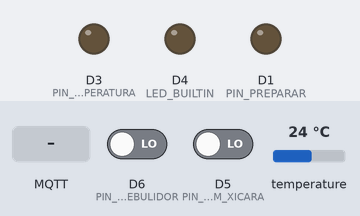
A sketch run on a simulated ESP8266 (NodeMCU). On the bench: output pins drawn as LEDs (lit = HIGH, except the on-board LED, lit = LOW). Inputs (shaded band) come from the test bench; at power-on: D6 (PIN_TIMEOUT_EBULIDOR) LOW, D5 (PIN_SEM_XICARA) LOW, temperature 24 °C. WiFi joins after 1.5 s; servers stay silent unless stated; the local clock reads 2024-03-15 10:24:30 at power-on unless the sketch sets it; storage starts empty; no MQTT or app messages arrive unless stated; not simulated (calls return 0 or success): MqttCredentials.h; names the files do not define were given values by the test bench: MQTT_PORT = 1883; what the sketch prints to the serial monitor is not drawn.

Above: at 2.29 s.
3.3 s: MQTT message "G" arrives on the first subscribed topic
At 4.5 s:
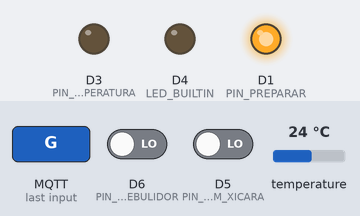
6.3 s: D6 (PIN_TIMEOUT_EBULIDOR) driven HIGH
At 8.6 s:
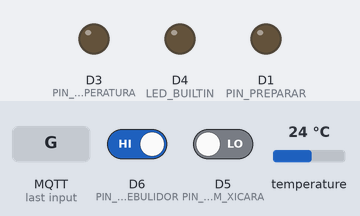
12.3 s: MQTT message "1" arrives on the first subscribed topic
At 16.2 s:
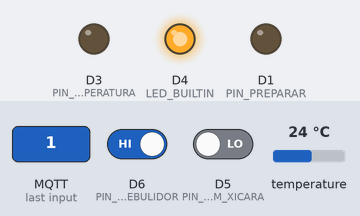
Timing chart, 0 to 16.3 s (numbered marks = the images above; inputs shaded):
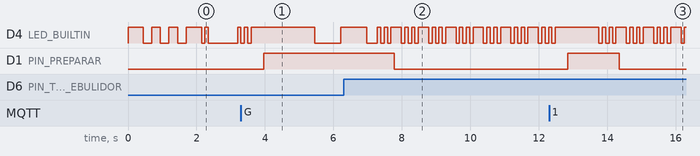

Measured:
- after the input at 3.3 s, D1 (PIN_PREPARAR): LOW → HIGH after 0.67 s
- after the input at 6.3 s, D1 (PIN_PREPARAR): HIGH → LOW after 1.5 s
- after the input at 12.3 s, D1 (PIN_PREPARAR): LOW → HIGH after 0.55 s, → LOW 1.5 s later
- by itself, D4 (LED_BUILTIN): repeats every 0.80 s: 2 × (HIGH 0.10 s, LOW 0.10 s), HIGH 0.30 s, LOW 0.10 s

The sketch:

policoffee.ino
```cpp
#include "MqttCredentials.h"
#include <ESP8266WiFi.h>
#include <PubSubClient.h>
#include <SoftwareSerial.h>
#include <time.h>
#include <TZ.h>
#include <FS.h>
#include <LittleFS.h>
#include <CertStoreBearSSL.h>
#include <OneWire.h>
#include <DallasTemperature.h>


#define BAUD_RATE 9600
#define PIN_PREPARAR D1
#define PIN_TX D2
#define PIN_FIM_TEMPERATURA D3
#define PIN_PODE_CONTINUAR D8
#define PIN_SEM_XICARA D5
#define PIN_TIMEOUT_EBULIDOR D6
#define PIN_SENSOR_TEMPERATURA D7

#define PIN_RX 255
#define TEMPERATURA_ALVO 95
#define DELAY_PREPARACAO 200 // ms
#define MAX_PAYLOAD_SIZE 32

#define BIG_COFFEE_MODE 'G'
#define SMALL_COFFEE_MODE 'M'
#define TOPICO_INICIAR "malcong/inicio"
#define TOPICO_FINALIZADO "malcong/finalizado"
#define TOPICO_ERRO "malcong/erro"
#define TOPICO_RESET "malcong/reset"
#define LOGS_TOPIC "malcong/logs"
#define LED_BLINK_INTERVAL 500 // ms

#include <string>

const char *ssid = WIFI_SSID;
const char *password = WIFI_PASS;
const char *mqtt_server = MQTT_HOST;

BearSSL::CertStore certStore;

WiFiClientSecure espClient;
PubSubClient client(espClient);
SoftwareSerial softSerial(PIN_RX, PIN_TX);
OneWire oneWire(PIN_SENSOR_TEMPERATURA);
DallasTemperature sensorTemperatura(&oneWire);
DeviceAddress endereco_temp;

unsigned long previousMillis = 0;
bool ledState = false;

void setup_wifi();
void setDateTime();
void callback(char *topic, byte *payload, unsigned int length);
void reconnect();
void logger(String log);

enum EstadoCafe
{
    AGUARDANDO,
    INICIO,
    PREPARANDO,
    MONITORANDO_TEMPERATURA,
    FINALIZADO,
    ERRO
};

enum TipoErro {
    SEM_AGUA = 'A',
    SEM_XICARA = 'X',
    TIMEOUT_EBULIDOR = 'E',

    SEM_ERRO = '0'
};

class ControladorCafe
{
private:
    EstadoCafe estadoAtual;
    unsigned long previousTempMeasurementMillis = 0;
    unsigned long delayTempMeasurementMillis = 2000; // 2s
    char tamanho[2] = {'A', 'B'};
    TipoErro erro;
public:
    ControladorCafe()
    {
        estadoAtual = AGUARDANDO;

        // Configura os pinos

        pinMode(PIN_SEM_XICARA, INPUT);
        pinMode(PIN_PREPARAR, OUTPUT);
        pinMode(PIN_FIM_TEMPERATURA, OUTPUT);

        // Estado inicial dos pinos de saída
        digitalWrite(PIN_PREPARAR, LOW);
        digitalWrite(PIN_FIM_TEMPERATURA, LOW);

        digitalWrite(LED_BUILTIN, HIGH); // LED starts off (HIGH is off for ESP8266)
    }

    void inicia(char tamanhop)
    {
        logger("validando tamanho");
        logger("iniciando");
        estadoAtual = INICIO;
        Serial.print("Iniciando com tamanho: ");
        Serial.println(tamanho);
        tamanho[0] = tamanhop == 'G' ? 'G' : 'P';

    }

    void reset() {
      digitalWrite(PIN_PREPARAR, LOW);
      estadoAtual = AGUARDANDO;
    }

    void loop()
    {
        bool comecou;
        unsigned long currentMillis;
        setLEDState(); // Update LED state based on current state

        switch (estadoAtual)
        {
        case AGUARDANDO:
            digitalWrite(PIN_PREPARAR, LOW);
            break;

        case INICIO:
            iniciaPreparo();
            delay(DELAY_PREPARACAO);

            softSerial.write(tamanho[0]);
            Serial.print("Escrevendo serial: ");
            Serial.println(tamanho[0]);
            delay(500);
            comecou = verificaCondicoesPreparo();

            if (comecou) {
              logger("tudo certo, monitorando temp");
              estadoAtual = MONITORANDO_TEMPERATURA;
            } else { // FPGA retornou erro
              logger("deu ruim");
              estadoAtual = ERRO;
            }
            break;

        case MONITORANDO_TEMPERATURA:
            if (verificaTimeoutEbulidor()) {
                estadoAtual = ERRO;
            }
            else {
                sensorTemperatura.requestTemperatures();

                if (!sensorTemperatura.getAddress(endereco_temp,0)) {
                    logger("SENSOR NAO CONECTADO");
                } else {
                    currentMillis = millis();
                    // Só mede se passou o tempo
                    if (currentMillis - previousTempMeasurementMillis >= delayTempMeasurementMillis) {
                        previousTempMeasurementMillis = currentMillis;

                        if (atingiuTemperaturaAlvo()) {
                            setFimTemperatura();
                            estadoAtual = FINALIZADO;
                            digitalWrite(PIN_PREPARAR, LOW);
                        }
                    }
                }
            }
            break;

        case FINALIZADO:
            digitalWrite(PIN_PREPARAR, LOW);
            publicaFinalizado();
            delay(DELAY_PREPARACAO);
            resetSinaisDeControle();
            estadoAtual = AGUARDANDO;
            break;
        case ERRO:
            publicaErro();
            estadoAtual = AGUARDANDO;
            erro = SEM_ERRO;
            break;
        }

    }

    void blinkLED() {
        unsigned long currentMillis = millis();
        if (currentMillis - previousMillis >= LED_BLINK_INTERVAL) {
            previousMillis = currentMillis;
            ledState = !ledState;
            digitalWrite(LED_BUILTIN, ledState);
        }
    }

private:
    void publicaFinalizado() {
        client.publish(String(TOPICO_FINALIZADO).c_str(), String("finalizado").c_str());
    }
    bool atingiuTemperaturaAlvo() {
        float temperatura = sensorTemperatura.getTempC(endereco_temp);
        logger("Temperatura = ");
        logger(String(temperatura));
        Serial.println("Temperatura = ");
        Serial.print(String(temperatura));
        return temperatura >= TEMPERATURA_ALVO;
    }

    void setLEDState() {
        switch (estadoAtual) {
            case AGUARDANDO:
             // Quick triple flash
                delay(200);
                for(int i = 0; i < 3; i++) {
                    digitalWrite(LED_BUILTIN, LOW);
                    delay(100);
                    digitalWrite(LED_BUILTIN, HIGH);
                    delay(100);
                }
                break;
            case INICIO:
                digitalWrite(LED_BUILTIN, HIGH);  // LED solid on
                break;
            case MONITORANDO_TEMPERATURA:
                blinkLED();  // LED blinking
                break;
            case FINALIZADO:
                digitalWrite(LED_BUILTIN, LOW); // LED off
                break;
        }
    }
    bool verificaCondicoesPreparo()
    {

        int pinoXicara = digitalRead(PIN_SEM_XICARA);


        logger("SEM XICARA: ");
        logger(String(pinoXicara));


        if (pinoXicara == HIGH) {
            erro = SEM_XICARA;
        }

        return (pinoXicara == LOW);
    }

    void iniciaPreparo()
    {
        digitalWrite(PIN_PREPARAR, HIGH);
    }

    bool verificaTimeoutEbulidor() {
        int pinoTimeoutEbulidor = digitalRead(PIN_TIMEOUT_EBULIDOR);

        logger("TIMEOUT EBULIDOR: ");
        logger(String(pinoTimeoutEbulidor));

        if (pinoTimeoutEbulidor == HIGH) {
            erro = TIMEOUT_EBULIDOR;
        }

        return (pinoTimeoutEbulidor == HIGH);
    }

    void setFimTemperatura() {
        digitalWrite(PIN_FIM_TEMPERATURA, HIGH);
    }

    void resetSinaisDeControle() {
        digitalWrite(PIN_PREPARAR, LOW);
        digitalWrite(PIN_FIM_TEMPERATURA, LOW);
    }

    void publicaErro() {
        client.publish(String(TOPICO_ERRO).c_str(), String(erro).c_str());
    }
};

void logger(String log)
{
    client.publish(LOGS_TOPIC, log.c_str());
}

ControladorCafe controlador;

void setup()
{
    pinMode(LED_BUILTIN, OUTPUT);
    delay(200);

    softSerial.begin(BAUD_RATE);
    Serial.begin(BAUD_RATE);
    sensorTemperatura.begin();
    delay(200);

    LittleFS.begin();
    setup_wifi();
    setDateTime();

    int numCerts = certStore.initCertStore(LittleFS, PSTR("/certs.idx"), PSTR("/certs.ar"));
    Serial.printf("Number of CA certs read: %d\n", numCerts);
    if (numCerts == 0)
    {
        Serial.printf("No certs found. Did you run certs-from-mozilla.py and upload the LittleFS directory before running?\n");
        return;
    }

    BearSSL::WiFiClientSecure *bear = new BearSSL::WiFiClientSecure();
    bear->setCertStore(&certStore);

    client = *(new PubSubClient(*bear));

    client.setServer(mqtt_server, MQTT_PORT);
    client.setCallback(callback);
}

void loop()
{

    if (!client.connected())
    {
        reconnect();
    }
    client.loop();
    controlador.loop();
}

void setDateTime()
{
    configTime(TZ_Europe_Berlin, "pool.ntp.org", "time.nist.gov");

    Serial.print("Waiting for NTP time sync: ");
    time_t now = time(nullptr);
    while (now < 8 * 3600 * 2)
    {
        delay(100);
        Serial.print(".");
        now = time(nullptr);
    }
    Serial.println();

    struct tm timeinfo;
    gmtime_r(&now, &timeinfo);
    Serial.printf("%s %s", tzname[0], asctime(&timeinfo));
}

void setup_wifi()
{
    delay(10);
    // We start by connecting to a WiFi network
    Serial.println();
    Serial.print("Connecting to ");
    Serial.println(ssid);

    WiFi.mode(WIFI_STA);
    WiFi.begin(ssid, password);

    while (WiFi.status() != WL_CONNECTED)
    {
        digitalWrite(LED_BUILTIN, LOW);
        delay(250);
        digitalWrite(LED_BUILTIN, HIGH);
        delay(250);
        Serial.print(".");
    }

    randomSeed(micros());

    Serial.println("");
    Serial.println("WiFi connected");
    Serial.println("IP address: ");
    Serial.println(WiFi.localIP());
}

void callback(char *topic, byte *payload, unsigned int length)
{
    char message[MAX_PAYLOAD_SIZE];
    if (length >= MAX_PAYLOAD_SIZE)
    {
        length = MAX_PAYLOAD_SIZE - 1;
    }
    memcpy(message, payload, length);
    message[length] = '\0';

     logger("message received");
    logger(String(topic));
    logger(String(message));
    Serial.print("Message received on topic: ");
    Serial.println(topic);
    Serial.print("Message: ");
    Serial.println(message);

    if (strcmp(message, "resetando") == 0)
    {
      Serial.println("Resetando");
      controlador.reset();
    }
    else
    {
      Serial.print("Iniciando com modo: ");
      Serial.println(message);

      for (int i=0; i < MAX_PAYLOAD_SIZE; i++) {
        Serial.print(i);
        Serial.print(": ");
        Serial.println(message[i]);
      }

      controlador.inicia(message[0]);
    }


}

void reconnect()
{
    // Loop until we’re reconnected
    while (!client.connected())
    {
        Serial.print("Attempting MQTT connection…");
        String clientId = "ESP8266Client -123123";

        digitalWrite(LED_BUILTIN, HIGH);
        delay(100);
        digitalWrite(LED_BUILTIN, LOW);
        delay(100);
        digitalWrite(LED_BUILTIN, HIGH);
        delay(100);
        digitalWrite(LED_BUILTIN, LOW);
        delay(500);

        // Attempt to connect
        // Insert your password
        if (client.connect(clientId.c_str(), MQTT_USER, MQTT_PASS))
        {
            Serial.println("connected");
            client.subscribe(TOPICO_INICIAR);
            client.subscribe(TOPICO_RESET);
        }
        else
        {
            Serial.print("failed, rc = ");
            Serial.print(client.state());
            Serial.println(" try again in 5 seconds");
            delay(5000);
        }
    }
}
```
